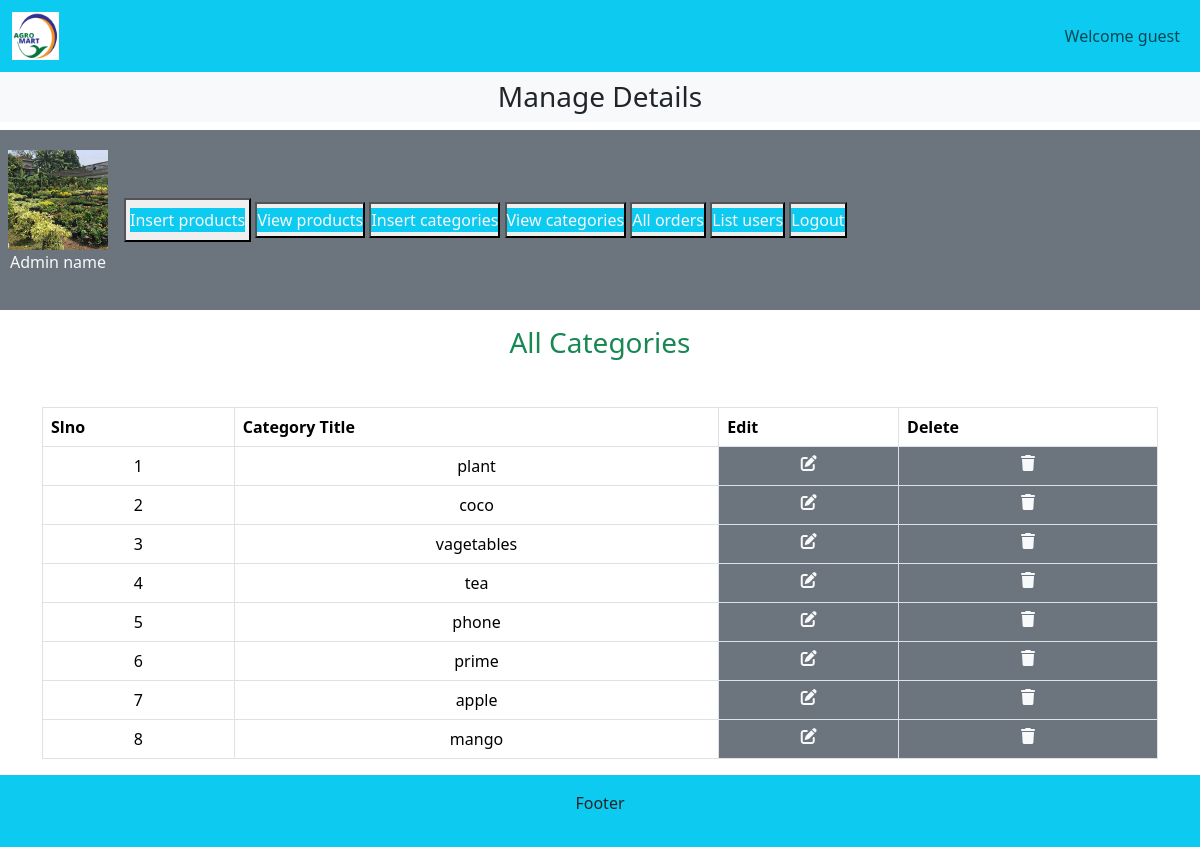
The page /admin_area/index.php?view_categories on the database its author committed.
### tables this page shows
CREATE TABLE `categories` (
  `category_id` int(11) NOT NULL,
  `category_title` varchar(100) NOT NULL,
  `category_image` varchar(255) NOT NULL
);

### admin_area/view_categories.php (the view)
<h3 class="text-center text-success">
    All Categories
</h3>
<table class="table table-bordered mt-5">
    <thead class="bg-info">
        <tr>
            <th>Slno</th>
            <th>Category Title</th>
            <th>Edit</th>
            <th>Delete</th>
        </tr>
    </thead>
    <tbody class="bg-secondary text-light">
        <?php
            $select_cat = "SELECT * FROM categories";
            $result = mysqli_query($con, $select_cat);
            $number = 0;
            while ($row = mysqli_fetch_assoc($result)) {
                $category_id = $row['category_id'];
                $category_title = $row['category_title'];
                $number++;
        ?>
        <tr class="text-center">
            <td><?php echo $number; ?></td>
            <td><?php echo $category_title ?></td>
            <td class="bg-secondary"><a href='index.php?edit_category=<?php echo $category_id?>' class='text-light'><i class='fa-solid fa-pen-to-square'></i></a></td>
            <td class="bg-secondary"><a href='' class='text-light'><i class='fa-solid fa-trash'></i></td>
        </tr>
        <?php
            }
        ?>
    </tbody>
</table>

### style.css (style rules this page uses)
* { margin:0; padding: 0; box-sizing: border-box; }

### admin_area/index.php (style rules this page uses)
body { overflow-x: hidden; }

### rows shown on the page
categories: category_title "plant"
categories: category_title "coco"
categories: category_title "vagetables"
categories: category_title "tea"
categories: category_title "phone"
categories: category_title "prime"
categories: category_title "apple"
categories: category_title "mango"
